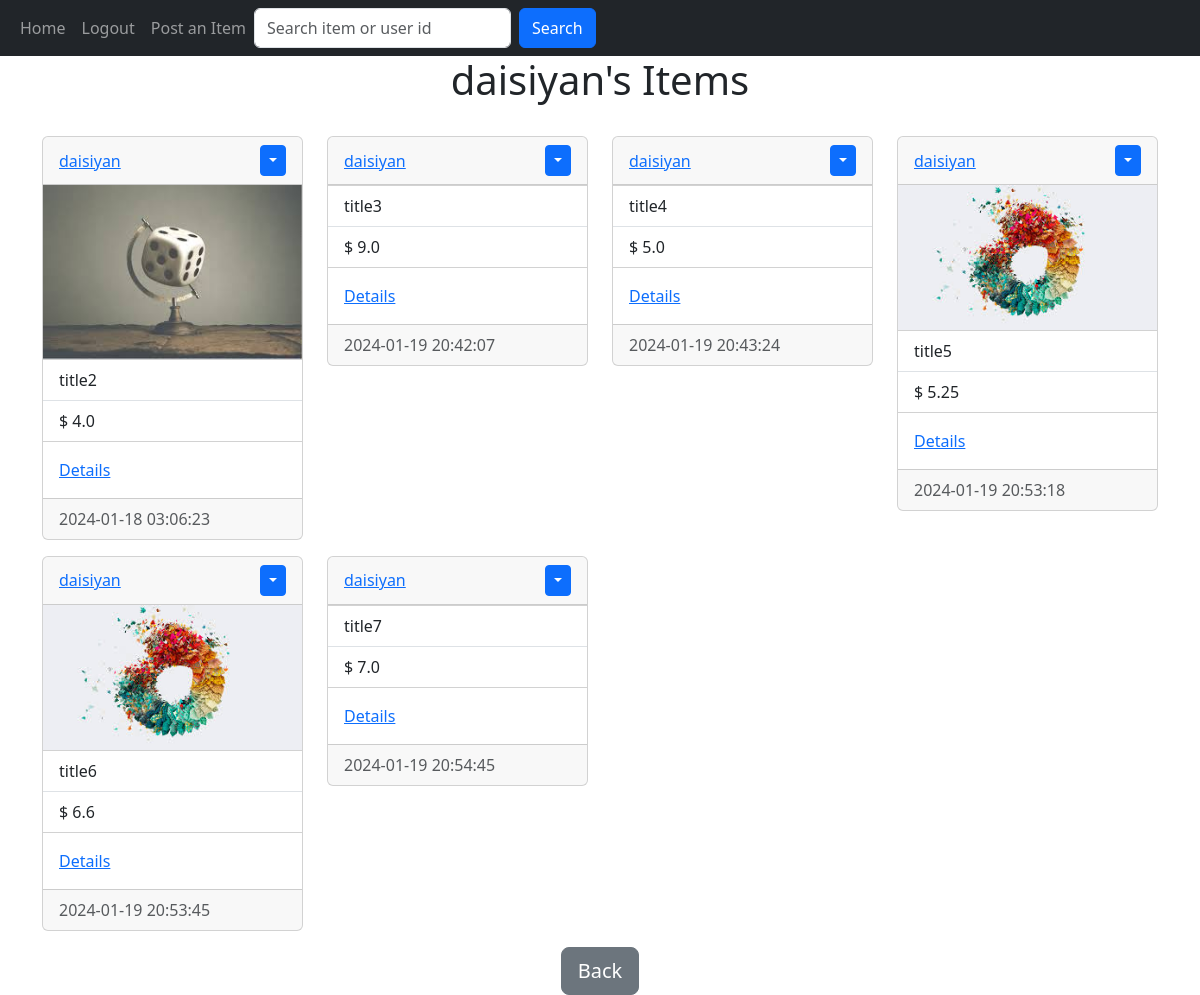
The page /items/2 (signed in) on the database its author committed.
### website/models.py (models this page shows)
class User(db.Model, UserMixin):
    id = db.Column(db.Integer, primary_key=True)
    email = db.Column(db.String(150), unique=True)
    username = db.Column(db.String(150), unique=True)
    password = db.Column(db.String(150))
    date_created = db.Column(db.DateTime(timezone=True), default=func.now())
    items = db.relationship('Item', backref='user', passive_deletes=True)
    comments =  db.relationship('Comment', backref='user', passive_deletes=True)
    contact = db.Column(db.String, nullable=False)

class Item(db.Model):
    id = db.Column(db.Integer, primary_key=True)
    title = db.Column(db.Text, nullable=False)
    description = db.Column(db.Text, nullable=False)
    price = db.Column(db.Float, nullable=False)
    thumbnail=db.Column(db.String, nullable=False)
    images = db.relationship('Image', backref='item', passive_deletes=True)
    state = db.Column(db.Boolean, default=True, nullable = False) #true: the item is available/ false: it is not available
    user_id = db.Column(db.Integer, db.ForeignKey('user.id', ondelete="CASCADE"), nullable = False)
    date_created = db.Column(db.DateTime(timezone=True), default=func.now())
    comments =  db.relationship('Comment', backref='item', passive_deletes=True)

### website/views.py (the view)
@views.route("/items/<user_id>")
@login_required
def items(user_id):
    user=User.query.filter_by(id=user_id).first()
    if not user:
        flash('No user with that user id exists.', category='error')
        return redirect(url_for('views.home'))
    items= user.items
    username = user.username
    return render_template("items.html", user=current_user, items=items, user_id = user_id, username=username)

### website/__init__.py (called while the page is built)
def create_app():
    app = Flask(__name__)
    app.config['SECRET_KEY'] = 'daisiyan205125'
    app.config['SQLALCHEMY_DATABASE_URI'] = f'sqlite:///{DB_NAME}'
    app.config['UPLOAD_FOLDER'] = UPLOAD_FOLDER
    print(app.config['SQLALCHEMY_DATABASE_URI'])
    db.init_app(app)
    from .views import views
    from .auth import auth
    app.register_blueprint(views, url_prefix= '/')
    app.register_blueprint(auth, url_prefix= '/')
    from .models import User, Item, Comment
    create_database(app)
    login_manager = LoginManager()
    login_manager.login_view = 'auth.login'
    login_manager.init_app(app)
    @login_manager.user_loader
    def load_user(id):
        return User.query.get(int(id))
    return app

### website/templates/items.html
{% extends "item_div.html" %} {% block title%}{{username}}'s Items{%endblock%}
{% block header %} {{username}}'s Items {% endblock %}
{% block footer%}
<div align="center">
    <a href="/home"
      ><button type="button" class="btn btn-secondary btn-lg">Back</button></a
    >
  </div>
{% endblock %}

### website/templates/item_div.html (shortened to what this page needs)
{% extends "base.html" %}
{% block content %}
  <h1 align="center">{% block header %} Items {% endblock %}</h1>
  <br/>
  <div class="row">
    {% for item in items %}
      <div class="col-sm-6 col-md-4 col-lg-3 mb-3">
        <div class="card" style="width: 100%">
          <div class="card-header d-flex justify-content-between align-items-center">
            <a href="/items/{{item.user_id}}">{{item.user.username}}</a>
            {% if user.id == item.user_id %}
              <div class="btn-group">
                <button type="button" class="btn btn-sm btn-primary dropdown-toggle" data-bs-toggle="dropdown"></button>
              </div>
            {% endif %}
          </div>
          <img class="img-fluid" src="{{ url_for('static', filename='img/' + item.thumbnail) }}" alt="" />
          <ul class="list-group list-group-flush">
            <li class="list-group-item">{{item.title}}</li>
            <li class="list-group-item">$ {{item.price}}</li>
          </ul>
          <div class="card-body">
            <a href="/single_item/{{item.id}}" class="card-link">Details</a>
          </div>
          <div class="card-footer text-muted">{{item.date_created}}</div>
        </div>
      </div>
    {% endfor %}
  </div>
  {% block footer %}{% endblock %}
{% endblock %}

### website/templates/base.html (shortened to what this page needs)
<!DOCTYPE html>
<html>
  <head>
    <link href="https://cdn.jsdelivr.net/npm/bootstrap@5.3.2/dist/css/bootstrap.min.css"
          rel="stylesheet"
>
  </head>
  <body>
    <nav class="navbar navbar-expand-lg navbar-dark bg-dark">
      <div class="container-fluid">
      <div class="collapse navbar-collapse" id="navbar">
        <div class="navbar-nav">
          <a class="nav-item nav-link" href="/">Home</a>
          {% if user.is_authenticated %}
            <a class="nav-item nav-link" href="/logout">Logout</a>
            <a class="nav-item nav-link" href="/post_item">Post an Item</a>
            <form class="d-flex" role="search" method="post" action="{{ url_for('views.search') }}">
              <input name="search" class="form-control me-2" type="search" placeholder="Search item or user id" aria-label="Search">
              <button class="btn btn-primary" type="submit">Search</button>
            </form>
            {% else %}
            <a class="nav-item nav-link" href="/login">Login</a>
            <a class="nav-item nav-link" href="/sign-up">Sign Up</a>
            {% endif %}
        </div>
      </div>
      </div>
    </nav>
    <div class="container">{% block content %} {% endblock %}</div>
  </body>
</html>

### rows shown on the page
User: username "daisiyan"
Item: user.username "daisiyan", thumbnail (picture), title "title2", price "4.0", date_created "2024-01-18 03:06:23"
Item: user.username "daisiyan", title "title3", price "9.0", date_created "2024-01-19 20:42:07"
Item: user.username "daisiyan", title "title4", price "5.0", date_created "2024-01-19 20:43:24"
Item: user.username "daisiyan", thumbnail (picture), title "title5", price "5.25", date_created "2024-01-19 20:53:18"
Item: user.username "daisiyan", thumbnail (picture), title "title6", price "6.6", date_created "2024-01-19 20:53:45"
Item: user.username "daisiyan", title "title7", price "7.0", date_created "2024-01-19 20:54:45"
